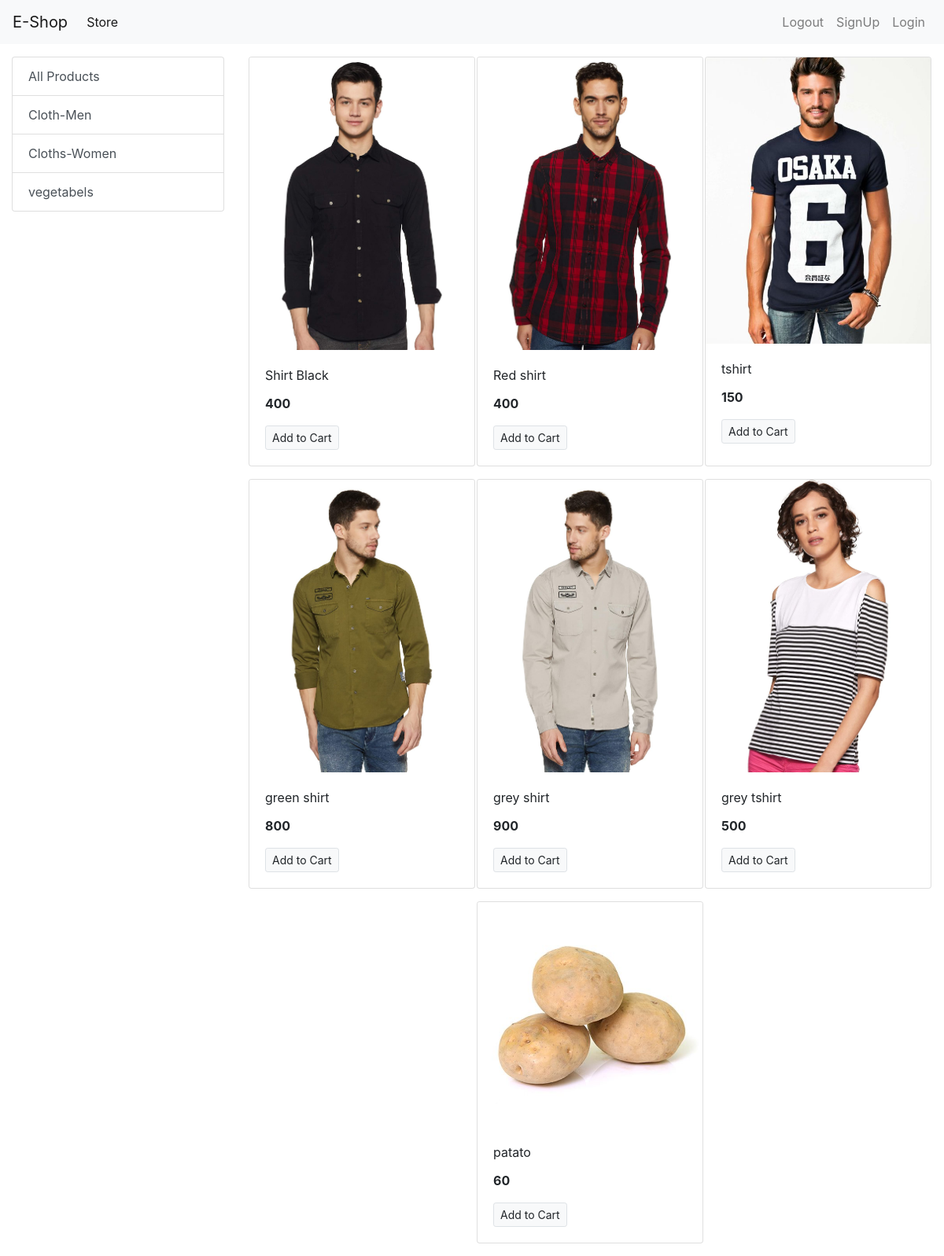
The app's page /?category=1, older data.
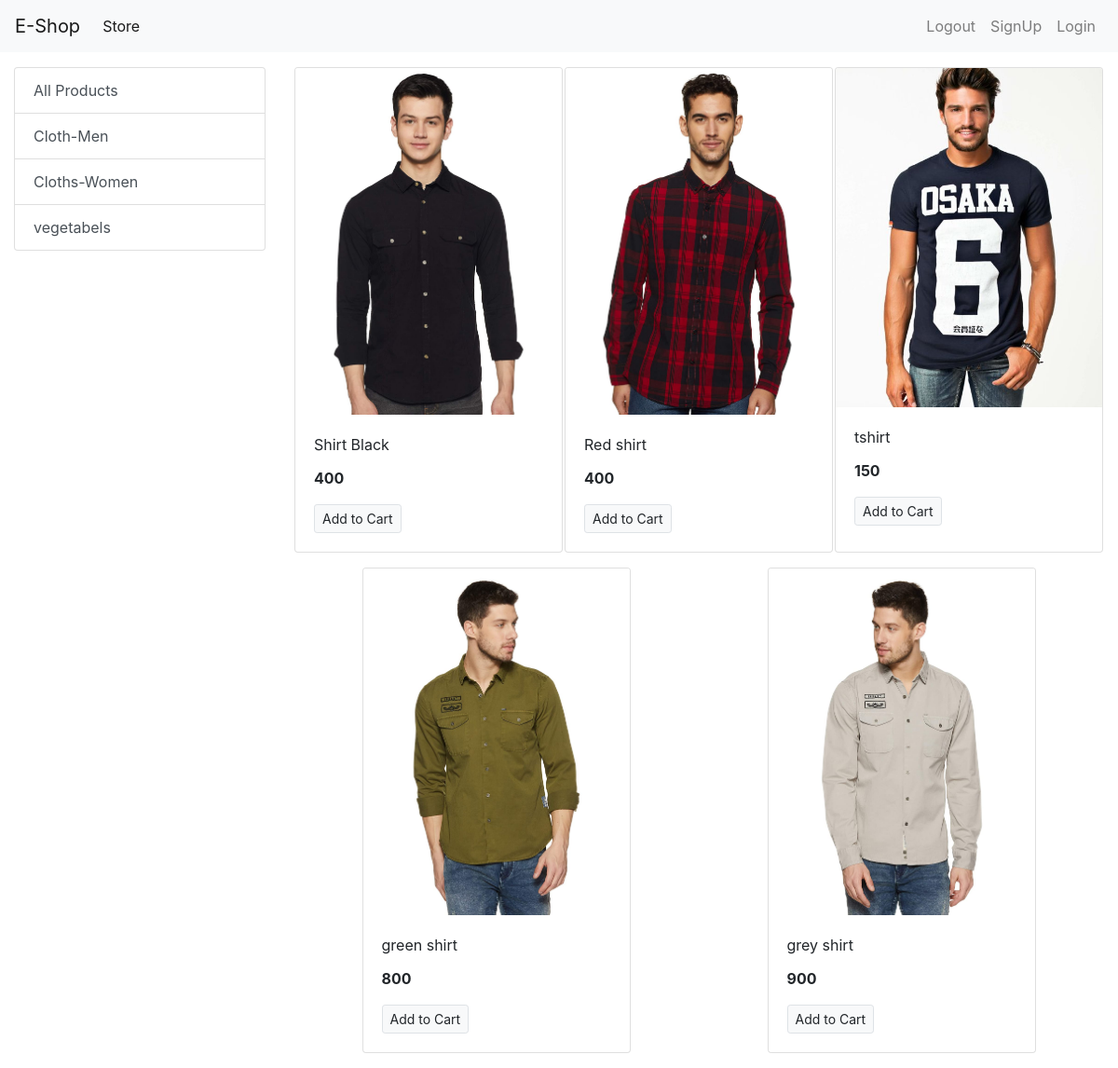
The same page, newer data.
### store/models/category.py (models this page shows, shortened)
class Category(models.Model):
    name = models.CharField(max_length=20)
    @staticmethod
    def get_all_categories():
        return Category.objects.all()

### store/models/product.py (models this page shows, shortened)
class Product(models.Model):
    name = models.CharField(max_length=50)
    price = models.IntegerField(default=0)
    category = models.ForeignKey(Category,on_delete=models.CASCADE,default=1)
    description = models.CharField(max_length=200,default='',null=True,blank=True)
    image = models.ImageField(upload_to='Uploads/products/')
    @staticmethod
    def get_all_products_by_categoryid(category_id):
        if category_id:
            return Product.objects.filter(category=category_id)
        else:
            return Product.get_all_products()

### store/views.py (the view)
# urls.py: path('',index),
def index(request):
    products = None
    categories =Category.get_all_categories()
    categoryID= request.GET.get('category')
    if categoryID:
        products=Product.get_all_products_by_categoryid(categoryID)
    else:
        products=Product.get_all_products()
    data= {}
    data['products']= products
    data['categories']= categories
    return render(request,'index.html',data)

### store/templates/index.html
{% extends 'base.html' %}
{% block content %}
<div class="container-fluid mt-3">
  <div class="row">
    <div class="col-lg-3 mx-auto">
      <div class="list-group">
        <a href="/" class="list-group-item list-group-item-action ">All Products</a>
        {% for category in categories %}
        <a href="/?category={{category.id}}" class="list-group-item list-group-item-action ">{{category.name}}</a>
        {% endfor %}
      </div>
    </div>
    <div id="products" class="col-lg-9 mx-auto">
      <div class="row mx-auto">
        {% for product in products %}
        <div class="card mx-auto mb-3" style="width: 18rem;">
          <img class="card-img-top" src="{{product.image.url}}" alt="Card image cap">
          <div class="card-body">
            <p class="card-title">{{product.name}}</p>
            <p class="card-text"><b>{{product.price}}</b></p>
            <a href="#" class="btn btn-light border btn-sm">Add to Cart</a>
          </div>
        </div>
        {% endfor %}
      </div>
    </div>
  </div>
</div>
{% endblock %}

### store/templates/base.html (shortened to what this page needs)
<!doctype html>
<html lang="en">
<head>
  <link rel="stylesheet" href="https://maxcdn.bootstrapcdn.com/bootstrap/4.0.0/css/bootstrap.min.css"
>
</head>
<body>
  <nav class="navbar navbar-expand-lg navbar-light bg-light">
    <a class="navbar-brand" href="#">E-Shop</a>
    <div class="collapse navbar-collapse" id="navbarSupportedContent">
      <ul class="navbar-nav mr-auto">
        <li class="nav-item active">
          <a class="nav-link" href="#">Store <span class="sr-only">(current)</span></a>
        </li>
      </ul>
      <ul class="navbar-nav my-2 my-lg-0">
        <li class="nav-item ">
          <a class="nav-link" href="#">Logout <span class="sr-only">(current)</span></a>
        </li>
        <li class="nav-item ">
          <a class="nav-link" href="/signup">SignUp <span class="sr-only">(current)</span></a>
        </li>
        <li class="nav-item ">
          <a class="nav-link" href="#">Login <span class="sr-only">(current)</span></a>
        </li>
      </ul>
    </div>
  </nav>
  {% block content %}
  {% endblock %}
</body>
</html>

Row changes from the older to the newer data that the page shows:
no longer on this page (row edited): Product: image (picture), name "grey tshirt", price "500"
no longer on this page (row edited): Product: image (picture), name "patato", price "60"
